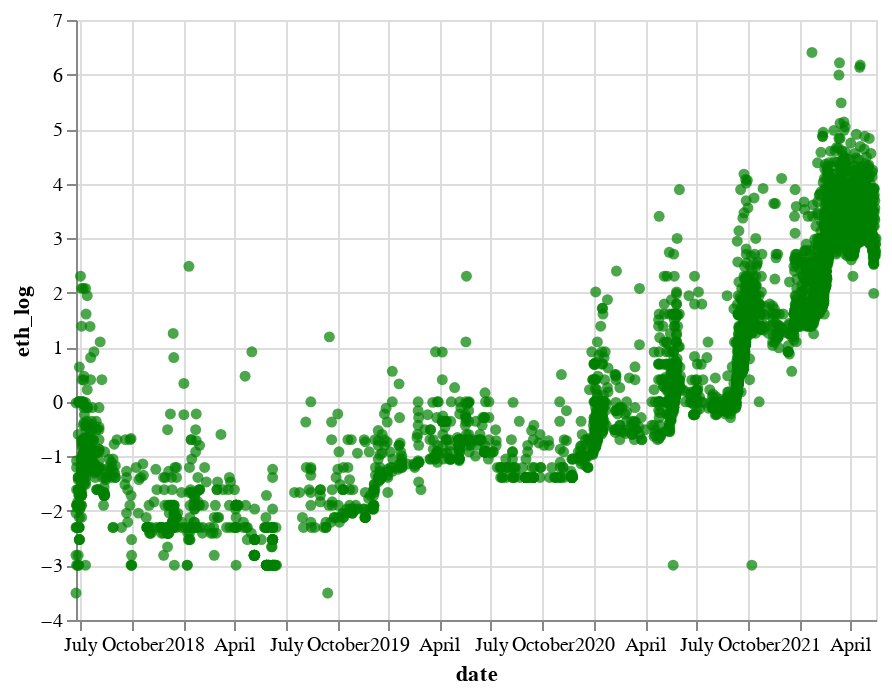

The notebook cell this image was saved under:
### Code cell
alt.Chart(sold).encode(x="date", y="eth_log").mark_circle(color="green")

### Figure 1 — Vega-Lite specification as saved in the notebook (floating-point values rounded to 4 significant figures; data arrays with more than 128 entries replaced by an {"elided": "..."} marker saying what was removed)
{"config": {"view": {"continuousWidth": 400, "continuousHeight": 300}}, "data": {"name": "data-b90409085b92e51c654e3f15fa18fdc9"}, "mark": {"type": "circle", "color": "green"}, "encoding": {"x": {"type": "temporal", "field": "date"}, "y": {"type": "quantitative", "field": "eth_log"}}, "$schema": "https://vega.github.io/schema/vega-lite/v4.8.1.json", "datasets": {"data-b90409085b92e51c654e3f15fa18fdc9": {"elided": "5000 records"}}}
